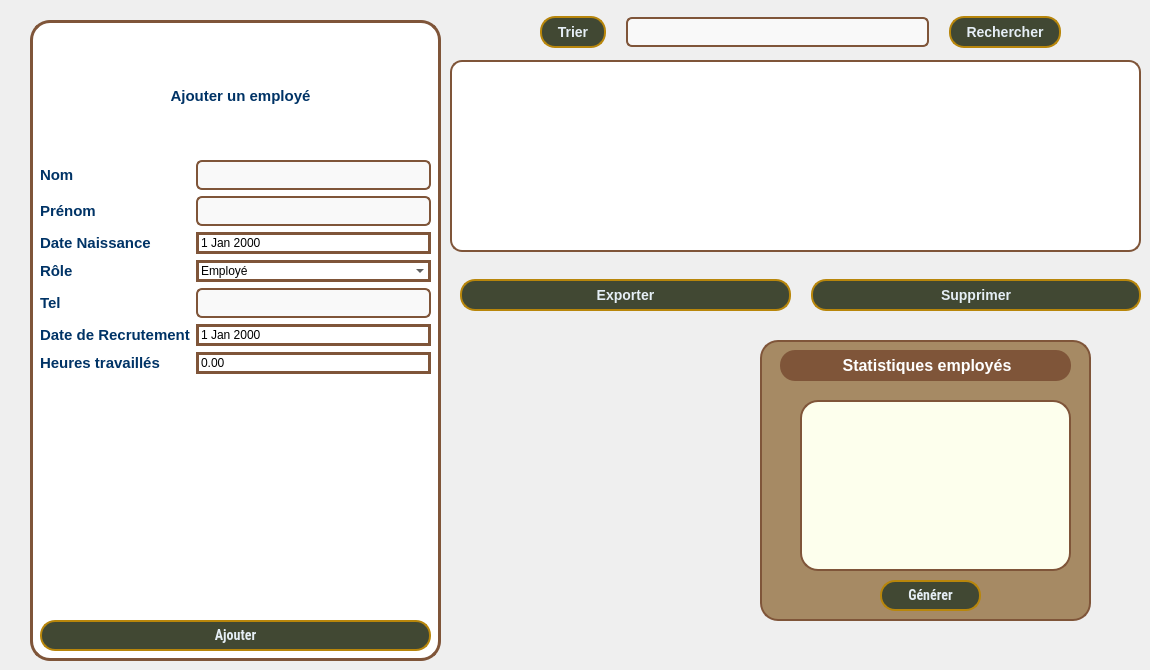
    <widget class="QWidget" name="GestionEmployePage">
     <widget class="QFrame" name="frame_13">
      <property name="geometry">
       <rect>
        <x>30</x>
        <y>20</y>
        <width>411</width>
        <height>641</height>
       </rect>
      </property>
      <property name="styleSheet">
       <string notr="true">QFrame {
	color: rgb(0, 51, 102);
    border: 3px solid #7F5539;   /* Bleu roi (Royal Blue) */
    border-radius: 20px;
    font-family: &quot;Roboto Condensed&quot;;
    background-color: white;
}
QLabel {
 border: 3px solid white; 
    font-weight: 500;   /* un peu plus épais que normal */
    font-size: 15px;
}</string>
      </property>
      <property name="frameShape">
       <enum>QFrame::Shape::StyledPanel</enum>
      </property>
      <property name="frameShadow">
       <enum>QFrame::Shadow::Raised</enum>
      </property>
      <widget class="QPushButton" name="AjoutEmploye">
       <property name="geometry">
        <rect>
         <x>10</x>
         <y>600</y>
         <width>391</width>
         <height>31</height>
        </rect>
       </property>
       <property name="font">
        <font>
         <family>Roboto Condensed</family>
         <pointsize>-1</pointsize>
         <bold>true</bold>
        </font>
       </property>
       <property name="styleSheet">
        <string notr="true">QPushButton {
    background-color: #414833;   /* Or brillant */
    color: #E5EEF5;
    font-weight: bold;
    font-size: 14px;
    border-radius: 15px;
    padding: 6px 15px;
    font-family: &quot;Roboto Condensed&quot;;
    border: 2px solid #b8860b;   /* Or foncé */
}

QPushButton:hover {
          background-color: #656D4A;
          border: 2px solid #656D4A;
}
</string>
       </property>
       <property name="text">
        <string>Ajouter</string>
       </property>
      </widget>
      <widget class="QLabel" name="LType_5">
       <property name="geometry">
        <rect>
         <x>50</x>
         <y>30</y>
         <width>321</width>
         <height>91</height>
        </rect>
       </property>
       <property name="styleSheet">
        <string notr="true">font: 600 11pt &quot;Ubuntu Sans&quot;;</string>
       </property>
       <property name="text">
        <string>Ajouter un employé</string>
       </property>
       <property name="alignment">
        <set>Qt::AlignmentFlag::AlignCenter</set>
       </property>
      </widget>
      <widget class="QWidget" name="formWidget" native="true">
       <property name="geometry">
        <rect>
         <x>10</x>
         <y>140</y>
         <width>391</width>
         <height>264</height>
        </rect>
       </property>
       <property name="styleSheet">
        <string notr="true">background-color: transparent;
border:0px solid;</string>
       </property>
       <layout class="QFormLayout" name="formLayout">
        <item row="0" column="0">
         <widget class="QLabel" name="LType_4">
          <property name="styleSheet">
           <string notr="true">font: 600 11pt &quot;Ubuntu Sans&quot;;</string>
          </property>
          <property name="text">
           <string>Nom</string>
          </property>
         </widget>
        </item>
        <item row="1" column="0">
         <widget class="QLabel" name="LEffectif_4">
          <property name="styleSheet">
           <string notr="true">font: 600 11pt &quot;Ubuntu Sans&quot;;</string>
          </property>
          <property name="text">
           <string>Prénom</string>
          </property>
         </widget>
        </item>
        <item row="1" column="1">
         <widget class="QLineEdit" name="PrenomEmploye">
          <property name="styleSheet">
           <string notr="true">QLineEdit {
    border: 2px solid #7F5539
;   /* Gris doux */
    border-radius: 6px;
    padding: 4px 8px;
    background: #f9f9f9;         /* Fond légèrement gris clair */
    selection-background-color: #d4af37;  /* Sélection en doré, petit rappel chic */
    font-size: 14px;
}
QLineEdit:focus {
    border: 2px solid #4169E1;   /* Gris un peu plus foncé quand focus */
    background: #ffffff;
}
</string>
          </property>
         </widget>
        </item>
        <item row="2" column="0">
         <widget class="QLabel" name="LAdresse_7">
          <property name="styleSheet">
           <string notr="true">font: 600 11pt &quot;Ubuntu Sans&quot;;</string>
          </property>
          <property name="text">
           <string>Date Naissance</string>
          </property>
         </widget>
        </item>
        <item row="3" column="0">
         <widget class="QLabel" name="LStatut_6">
          <property name="styleSheet">
           <string notr="true">font: 600 11pt &quot;Ubuntu Sans&quot;;</string>
          </property>
          <property name="text">
           <string>Rôle</string>
          </property>
         </widget>
        </item>
        <item row="3" column="1">
         <widget class="QComboBox" name="RoleEmploye">
          <property name="styleSheet">
           <string notr="true">border: 3px solid #7F5539</string>
          </property>
          <item>
           <property name="text">
            <string>Employé</string>
           </property>
          </item>
          <item>
           <property name="text">
            <string>Technicien</string>
           </property>
          </item>
          <item>
           <property name="text">
            <string>Menuisier</string>
           </property>
          </item>
          <item>
           <property name="text">
            <string>Stagiaire</string>
           </property>
          </item>
         </widget>
        </item>
        <item row="4" column="0">
         <widget class="QLabel" name="LStatut_7">
          <property name="styleSheet">
           <string notr="true">font: 600 11pt &quot;Ubuntu Sans&quot;;</string>
          </property>
          <property name="text">
           <string>Tel</string>
          </property>
         </widget>
        </item>
        <item row="4" column="1">
         <widget class="QLineEdit" name="TelEmploye">
          <property name="styleSheet">
           <string notr="true">QLineEdit {
    border: 2px solid #7F5539
;   /* Gris doux */
    border-radius: 6px;
    padding: 4px 8px;
    background: #f9f9f9;         /* Fond légèrement gris clair */
    selection-background-color: #d4af37;  /* Sélection en doré, petit rappel chic */
    font-size: 14px;
}
QLineEdit:focus {
    border: 2px solid #4169E1;   /* Gris un peu plus foncé quand focus */
    background: #ffffff;
}
</string>
          </property>
         </widget>
        </item>
        <item row="5" column="0">
         <widget class="QLabel" name="LAdresse_8">
          <property name="styleSheet">
           <string notr="true">font: 600 11pt &quot;Ubuntu Sans&quot;;</string>
          </property>
          <property name="text">
           <string>Date de Recrutement</string>
          </property>
         </widget>
        </item>
        <item row="5" column="1">
         <widget class="QDateEdit" name="DateRecrutementEmploye">
          <property name="styleSheet">
           <string notr="true">border: 3px solid #7F5539</string>
          </property>
         </widget>
        </item>
        <item row="6" column="0">
         <widget class="QLabel" name="LAdresse_9">
          <property name="styleSheet">
           <string notr="true">font: 600 11pt &quot;Ubuntu Sans&quot;;</string>
          </property>
          <property name="text">
           <string>Heures travaillés</string>
          </property>
         </widget>
        </item>
        <item row="6" column="1">
         <widget class="QDoubleSpinBox" name="HeuresTravailleEmploye">
          <property name="styleSheet">
           <string notr="true">border: 3px solid #7F5539</string>
          </property>
         </widget>
        </item>
        <item row="0" column="1">
         <widget class="QLineEdit" name="nomEmploye">
          <property name="styleSheet">
           <string notr="true">QLineEdit {
    border: 2px solid #7F5539
;   /* Gris doux */
    border-radius: 6px;
    padding: 4px 8px;
    background: #f9f9f9;         /* Fond légèrement gris clair */
    selection-background-color: #d4af37;  /* Sélection en doré, petit rappel chic */
    font-size: 14px;
}
QLineEdit:focus {
    border: 2px solid #4169E1;   /* Gris un peu plus foncé quand focus */
    background: #ffffff;
}
</string>
          </property>
         </widget>
        </item>
        <item row="2" column="1">
         <widget class="QDateEdit" name="DateNaissance">
          <property name="styleSheet">
           <string notr="true">border: 3px solid #7F5539;</string>
          </property>
         </widget>
        </item>
       </layout>
      </widget>
     </widget>
     <widget class="QWidget" name="widget_5" native="true">
      <property name="geometry">
       <rect>
        <x>460</x>
        <y>260</y>
        <width>681</width>
        <height>71</height>
       </rect>
      </property>
      <property name="styleSheet">
       <string notr="true">border:0px solid;
</string>
      </property>
      <layout class="QHBoxLayout" name="horizontalLayout_StatusCards">
       <property name="spacing">
        <number>20</number>
       </property>
       <item>
        <widget class="QPushButton" name="ExportEmploye">
         <property name="styleSheet">
          <string notr="true">QPushButton {
    background-color: #414833;   /* Or brillant */
    color: #E5EEF5;
    font-weight: bold;
    font-size: 14px;
    border-radius: 15px;
    padding: 6px 15px;
    font-family: &quot;Roboto Condensed&quot;;
    border: 2px solid #b8860b;   /* Or foncé */
}

QPushButton:hover {
          background-color: #656D4A;
          border: 2px solid #656D4A;
}
</string>
         </property>
         <property name="text">
          <string>Exporter</string>
         </property>
        </widget>
       </item>
       <item>
        <widget class="QPushButton" name="SupprimerEmploye">
         <property name="styleSheet">
          <string notr="true">QPushButton {
    background-color: #414833;   /* Or brillant */
    color: #E5EEF5;
    font-weight: bold;
    font-size: 14px;
    border-radius: 15px;
    padding: 6px 15px;
    font-family: &quot;Roboto Condensed&quot;;
    border: 2px solid #b8860b;   /* Or foncé */
}

QPushButton:hover {
          background-color: #656D4A;
          border: 2px solid #656D4A;
}
</string>
         </property>
         <property name="text">
          <string>Supprimer</string>
         </property>
        </widget>
       </item>
      </layout>
     </widget>
     <widget class="QWidget" name="widget_6" native="true">
      <property name="geometry">
       <rect>
        <x>540</x>
        <y>7</y>
        <width>521</width>
        <height>51</height>
       </rect>
      </property>
      <property name="styleSheet">
       <string notr="true">border:0px solid;</string>
      </property>
      <layout class="QHBoxLayout" name="horizontalLayout_StatusCards_2">
       <property name="spacing">
        <number>20</number>
       </property>
       <item>
        <widget class="QPushButton" name="TrierEmploye">
         <property name="styleSheet">
          <string notr="true">QPushButton {
    background-color: #414833;   /* Or brillant */
    color: #E5EEF5;
    font-weight: bold;
    font-size: 14px;
    border-radius: 15px;
    padding: 6px 15px;
    font-family: &quot;Roboto Condensed&quot;;
    border: 2px solid #b8860b;   /* Or foncé */
}

QPushButton:hover {
          background-color: #656D4A;
          border: 2px solid #656D4A;
}
</string>
         </property>
         <property name="text">
          <string>Trier</string>
         </property>
        </widget>
       </item>
       <item>
        <widget class="QLineEdit" name="RechercheEmploye">
         <property name="styleSheet">
          <string notr="true">QLineEdit {
    border: 2px solid #7F5539;   /* Gris doux */
    border-radius: 6px;
    padding: 4px 8px;
    background: #f9f9f9;         /* Fond légèrement gris clair */
    selection-background-color: #d4af37;  /* Sélection en doré, petit rappel chic */
    font-size: 14px;
}
QLineEdit:focus {
    border: 2px solid #7F5539;   /* Gris un peu plus foncé quand focus */
    background: #ffffff;
}
</string>
         </property>
        </widget>
       </item>
       <item>
        <widget class="QPushButton" name="RechercheEmployeBtn">
         <property name="styleSheet">
          <string notr="true">QPushButton {
    background-color: #414833;   /* Or brillant */
    color: #E5EEF5;
    font-weight: bold;
    font-size: 14px;
    border-radius: 15px;
    padding: 6px 15px;
    font-family: &quot;Roboto Condensed&quot;;
    border: 2px solid #b8860b;   /* Or foncé */
}

QPushButton:hover {
          background-color: #656D4A;
          border: 2px solid #656D4A;
}
</string>
         </property>
         <property name="text">
          <string>Rechercher</string>
         </property>
        </widget>
       </item>
      </layout>
     </widget>
     <widget class="QFrame" name="frame_37">
      <property name="geometry">
       <rect>
        <x>760</x>
        <y>340</y>
        <width>331</width>
        <height>281</height>
       </rect>
      </property>
      <property name="styleSheet">
       <string notr="true">QFrame {
    background-color: #A68A64;  /* même bleu que ton QHeaderView */
    border: 2px solid #7F5539;  /* optionnel : tu peux ajuster la bordure */
    border-radius: 18px;         /* optionnel : coins arrondis */
}


</string>
      </property>
      <property name="frameShape">
       <enum>QFrame::Shape::StyledPanel</enum>
      </property>
      <property name="frameShadow">
       <enum>QFrame::Shadow::Raised</enum>
      </property>
      <widget class="QLabel" name="ctBottitle_19">
       <property name="geometry">
        <rect>
         <x>20</x>
         <y>10</y>
         <width>291</width>
         <height>31</height>
        </rect>
       </property>
       <property name="styleSheet">
        <string notr="true">QLabel {
    background-color: #7F5539;
    color: #003366;
    font-family: &quot;Roboto Condensed&quot;;
    font-size: 13px;
    border: none;
    border-radius: 15px;   /* half of the label height for pill shape */
    padding: 4px 12px;     /* vertical / horizontal padding */
    font-weight: bold;
}
</string>
       </property>
       <property name="text">
        <string>&lt;html&gt;&lt;head/&gt;&lt;body&gt;&lt;p align=&quot;center&quot;&gt;&lt;span style=&quot; font-size:12pt; color:#ffffff;&quot;&gt;Statistiques employés&lt;/span&gt;&lt;/p&gt;&lt;/body&gt;&lt;/html&gt;</string>
       </property>
      </widget>
      <widget class="QPushButton" name="StatistiquesEmploye">
       <property name="geometry">
        <rect>
         <x>120</x>
         <y>240</y>
         <width>101</width>
         <height>31</height>
        </rect>
       </property>
       <property name="font">
        <font>
         <family>Roboto Condensed</family>
         <pointsize>-1</pointsize>
         <bold>true</bold>
        </font>
       </property>
       <property name="styleSheet">
        <string notr="true">QPushButton {
    background-color: #414833;   /* Or brillant */
    color: #E5EEF5;
    font-weight: bold;
    font-size: 14px;
    border-radius: 15px;
    padding: 6px 15px;
    font-family: &quot;Roboto Condensed&quot;;
    border: 2px solid #b8860b;   /* Or foncé */
}

QPushButton:hover {
          background-color: #656D4A;
          border: 2px solid #656D4A;
}
</string>
       </property>
       <property name="text">
        <string>Générer</string>
       </property>
      </widget>
      <widget class="QGraphicsView" name="graphicsView_2">
       <property name="geometry">
        <rect>
         <x>40</x>
         <y>60</y>
         <width>271</width>
         <height>171</height>
        </rect>
       </property>
       <property name="styleSheet">
        <string notr="true">background-color: rgb(253, 255, 237);</string>
       </property>
      </widget>
     </widget>
     <widget class="QTableView" name="tableView">
      <property name="geometry">
       <rect>
        <x>450</x>
        <y>60</y>
        <width>691</width>
        <height>192</height>
       </rect>
      </property>
      <property name="styleSheet">
       <string notr="true">/* 1. The main table container */
QTableView {
    background-color: #FFFFFF;
    border: 2px solid #7F5539;
    border-radius: 12px;
    gridline-color: #F0F0F0;
    outline: 0;
    color: #333333; /* Forces text to be dark even if global is white */
}

/* 2. The Header Bar Container */
QHeaderView {
    background-color: #656D4A; 
    border-top-left-radius: 10px;
    border-top-right-radius: 10px;
    border: none;
}

/* 3. Individual Header Sections */
QHeaderView::section {
    background-color: #656D4A;
    color: #FFFFFF;
    font-weight: 600;
    font-size: 12px;
    padding: 10px;
    border: none;
    border-right: 1px solid rgba(255, 255, 255, 0.1);
}

/* Rounding the outer corners of the header */
QHeaderView::section:horizontal:first {
    border-top-left-radius: 10px;
}

QHeaderView::section:horizontal:last {
    border-top-right-radius: 10px;
    border-right: none;
}

/* 4. Table Item Styling (FIXED: Changed from QTableWidget to QTableView) */
QTableView::item {
    padding: 10px;
    border-bottom: 1px solid #F0F0F0;
}

/* Hover effect */
QTableView::item:hover {
    background-color: #FDFCFB;
}

/* Selection effect */
QTableView::item:selected {
    background-color: #EDE7E3;
    color: #7F5539;
}

/* Corner Widget (The tiny square where headers meet) */
QTableCornerButton::section {
    background-color: #656D4A;
    border: none;
}</string>
      </property>
     </widget>
    </widget>
